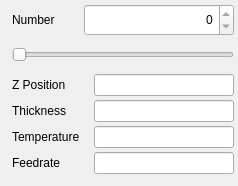
          <widget class="QWidget" name="tabPageLayerInfo">
           <property name="accessibleName">
            <string/>
           </property>
           <attribute name="title">
            <string>Layer Info</string>
           </attribute>
           <layout class="QGridLayout" name="gridLayout">
            <property name="leftMargin">
             <number>12</number>
            </property>
            <property name="topMargin">
             <number>4</number>
            </property>
            <property name="rightMargin">
             <number>4</number>
            </property>
            <property name="bottomMargin">
             <number>4</number>
            </property>
            <property name="spacing">
             <number>4</number>
            </property>
            <item row="4" column="0">
             <widget class="QLabel" name="labelLayerInfoThickness">
              <property name="sizePolicy">
               <sizepolicy hsizetype="MinimumExpanding" vsizetype="Preferred">
                <horstretch>0</horstretch>
                <verstretch>0</verstretch>
               </sizepolicy>
              </property>
              <property name="text">
               <string>Thickness</string>
              </property>
             </widget>
            </item>
            <item row="6" column="1">
             <widget class="QLineEdit" name="lineEditLayerInfoFeedrate">
              <property name="enabled">
               <bool>true</bool>
              </property>
              <property name="sizePolicy">
               <sizepolicy hsizetype="Maximum" vsizetype="Maximum">
                <horstretch>0</horstretch>
                <verstretch>0</verstretch>
               </sizepolicy>
              </property>
              <property name="maximumSize">
               <size>
                <width>140</width>
                <height>16777215</height>
               </size>
              </property>
              <property name="focusPolicy">
               <enum>Qt::NoFocus</enum>
              </property>
              <property name="layoutDirection">
               <enum>Qt::RightToLeft</enum>
              </property>
              <property name="text">
               <string/>
              </property>
              <property name="maxLength">
               <number>999999999</number>
              </property>
              <property name="alignment">
               <set>Qt::AlignCenter</set>
              </property>
              <property name="readOnly">
               <bool>true</bool>
              </property>
             </widget>
            </item>
            <item row="2" column="0">
             <widget class="QLabel" name="labelInfoZPos">
              <property name="sizePolicy">
               <sizepolicy hsizetype="MinimumExpanding" vsizetype="Preferred">
                <horstretch>0</horstretch>
                <verstretch>0</verstretch>
               </sizepolicy>
              </property>
              <property name="text">
               <string>Z Position</string>
              </property>
             </widget>
            </item>
            <item row="1" column="0" colspan="2">
             <widget class="QSlider" name="sliderInfoLayerIndex">
              <property name="enabled">
               <bool>true</bool>
              </property>
              <property name="minimumSize">
               <size>
                <width>0</width>
                <height>30</height>
               </size>
              </property>
              <property name="focusPolicy">
               <enum>Qt::TabFocus</enum>
              </property>
              <property name="minimum">
               <number>0</number>
              </property>
              <property name="maximum">
               <number>0</number>
              </property>
              <property name="orientation">
               <enum>Qt::Horizontal</enum>
              </property>
              <property name="invertedAppearance">
               <bool>false</bool>
              </property>
             </widget>
            </item>
            <item row="6" column="0">
             <widget class="QLabel" name="labelLayerInfoFeedrate">
              <property name="sizePolicy">
               <sizepolicy hsizetype="MinimumExpanding" vsizetype="Preferred">
                <horstretch>0</horstretch>
                <verstretch>0</verstretch>
               </sizepolicy>
              </property>
              <property name="text">
               <string>Feedrate</string>
              </property>
             </widget>
            </item>
            <item row="4" column="1">
             <widget class="QLineEdit" name="lineEditLayerInfoThickness">
              <property name="enabled">
               <bool>true</bool>
              </property>
              <property name="sizePolicy">
               <sizepolicy hsizetype="Maximum" vsizetype="Maximum">
                <horstretch>0</horstretch>
                <verstretch>0</verstretch>
               </sizepolicy>
              </property>
              <property name="maximumSize">
               <size>
                <width>140</width>
                <height>16777215</height>
               </size>
              </property>
              <property name="focusPolicy">
               <enum>Qt::NoFocus</enum>
              </property>
              <property name="layoutDirection">
               <enum>Qt::RightToLeft</enum>
              </property>
              <property name="text">
               <string/>
              </property>
              <property name="maxLength">
               <number>999999999</number>
              </property>
              <property name="alignment">
               <set>Qt::AlignCenter</set>
              </property>
              <property name="readOnly">
               <bool>true</bool>
              </property>
             </widget>
            </item>
            <item row="0" column="1">
             <widget class="QSpinBox" name="spinBoxInfoLayerIndex">
              <property name="enabled">
               <bool>true</bool>
              </property>
              <property name="sizePolicy">
               <sizepolicy hsizetype="Minimum" vsizetype="Preferred">
                <horstretch>0</horstretch>
                <verstretch>0</verstretch>
               </sizepolicy>
              </property>
              <property name="minimumSize">
               <size>
                <width>150</width>
                <height>32</height>
               </size>
              </property>
              <property name="maximumSize">
               <size>
                <width>0</width>
                <height>16777215</height>
               </size>
              </property>
              <property name="focusPolicy">
               <enum>Qt::TabFocus</enum>
              </property>
              <property name="alignment">
               <set>Qt::AlignRight|Qt::AlignTrailing|Qt::AlignVCenter</set>
              </property>
              <property name="accelerated">
               <bool>true</bool>
              </property>
              <property name="minimum">
               <number>0</number>
              </property>
              <property name="maximum">
               <number>0</number>
              </property>
             </widget>
            </item>
            <item row="2" column="1">
             <widget class="QLineEdit" name="lineEditLayerInfoZPos">
              <property name="sizePolicy">
               <sizepolicy hsizetype="Maximum" vsizetype="Maximum">
                <horstretch>0</horstretch>
                <verstretch>0</verstretch>
               </sizepolicy>
              </property>
              <property name="maximumSize">
               <size>
                <width>140</width>
                <height>16777215</height>
               </size>
              </property>
              <property name="focusPolicy">
               <enum>Qt::NoFocus</enum>
              </property>
              <property name="layoutDirection">
               <enum>Qt::RightToLeft</enum>
              </property>
              <property name="text">
               <string/>
              </property>
              <property name="alignment">
               <set>Qt::AlignCenter</set>
              </property>
              <property name="readOnly">
               <bool>true</bool>
              </property>
             </widget>
            </item>
            <item row="5" column="0">
             <widget class="QLabel" name="labelLayerInfoTemp">
              <property name="sizePolicy">
               <sizepolicy hsizetype="MinimumExpanding" vsizetype="Preferred">
                <horstretch>0</horstretch>
                <verstretch>0</verstretch>
               </sizepolicy>
              </property>
              <property name="text">
               <string>Temperature</string>
              </property>
             </widget>
            </item>
            <item row="5" column="1">
             <widget class="QLineEdit" name="lineEditLayerInfoTemp">
              <property name="enabled">
               <bool>true</bool>
              </property>
              <property name="sizePolicy">
               <sizepolicy hsizetype="Maximum" vsizetype="Maximum">
                <horstretch>0</horstretch>
                <verstretch>0</verstretch>
               </sizepolicy>
              </property>
              <property name="maximumSize">
               <size>
                <width>140</width>
                <height>16777215</height>
               </size>
              </property>
              <property name="focusPolicy">
               <enum>Qt::NoFocus</enum>
              </property>
              <property name="layoutDirection">
               <enum>Qt::RightToLeft</enum>
              </property>
              <property name="text">
               <string/>
              </property>
              <property name="maxLength">
               <number>999999999</number>
              </property>
              <property name="alignment">
               <set>Qt::AlignCenter</set>
              </property>
              <property name="readOnly">
               <bool>true</bool>
              </property>
             </widget>
            </item>
            <item row="0" column="0">
             <widget class="QLabel" name="labelInfoLayerIndex">
              <property name="sizePolicy">
               <sizepolicy hsizetype="Preferred" vsizetype="Preferred">
                <horstretch>0</horstretch>
                <verstretch>0</verstretch>
               </sizepolicy>
              </property>
              <property name="minimumSize">
               <size>
                <width>0</width>
                <height>0</height>
               </size>
              </property>
              <property name="text">
               <string>Number</string>
              </property>
              <property name="wordWrap">
               <bool>false</bool>
              </property>
             </widget>
            </item>
            <item row="7" column="0" colspan="2">
             <spacer name="pageLayerInfoBottomSpacer">
              <property name="orientation">
               <enum>Qt::Vertical</enum>
              </property>
              <property name="sizeType">
               <enum>QSizePolicy::MinimumExpanding</enum>
              </property>
              <property name="sizeHint" stdset="0">
               <size>
                <width>20</width>
                <height>8</height>
               </size>
              </property>
             </spacer>
            </item>
           </layout>
          </widget>
